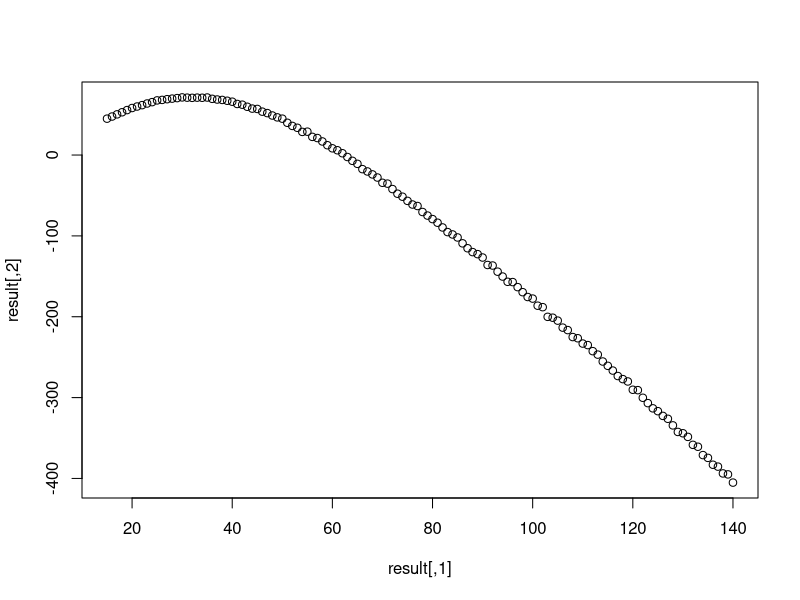

Here is the R script that generated this plot:

#' ## Case study
#' A grocer sells Huli Huli Chicken.
#' Once a chicken is cooked, local laws forces 
#' the grocer to dispose of chicken the same day if it isn't sold.
#' 
#' The Grocers Business Model is as follows:
#' 
#' GP: Gross Profit
#' SR: Sales Revenue
#' SC: Stock Cost
#' STK: Stock
#' S : Sales(units)
#' P : Unit Price   $9
#' C : Unit Cost    $6
#' day: i
#' 
#' Business Model:
#' GP(i) = SR(i) - SC
#' SR(i) = S(i)*P
#' S(i) = min(demand(i), stock)
#' SC = STK*C
#' 
#' 
#' You set the stock.


Num_of_days=20000

EGPL=NULL

for(STK in 15:140){
  demand_Simu=sample(seq(15,140, by=5),size=Num_of_days,replace=T,prob= c(.04,.09,.11,.11,.10,.09,.08,.07,
                                                                              .05,.04,.03,.03,.02,.02,
                                                                              .01,.01,.01,.01,.01,.01,
                                                                              .01,.01,.01,.01,.01,.01))
  
  S = sapply(demand_Simu, function(x)min(x,STK))
  
  GP = S * 9 - STK * 6
  
  EGP = mean(GP)
  
  EGPL =c(EGPL,EGP)
}

Stock_level = 15:140

dim(Stock_level) = c(length(Stock_level),1)


dim(EGPL) = c(length(Stock_level),1)

result = cbind(Stock_level,EGPL)

plot(result)




#length(demand)
#length(demand_p)

#sum(demand_p)
#percentile <- cumsum(demand_p)
#plot(demand,percentile)
#points(demand, demand_p)
#weighted.mean(demand, demand_p)




